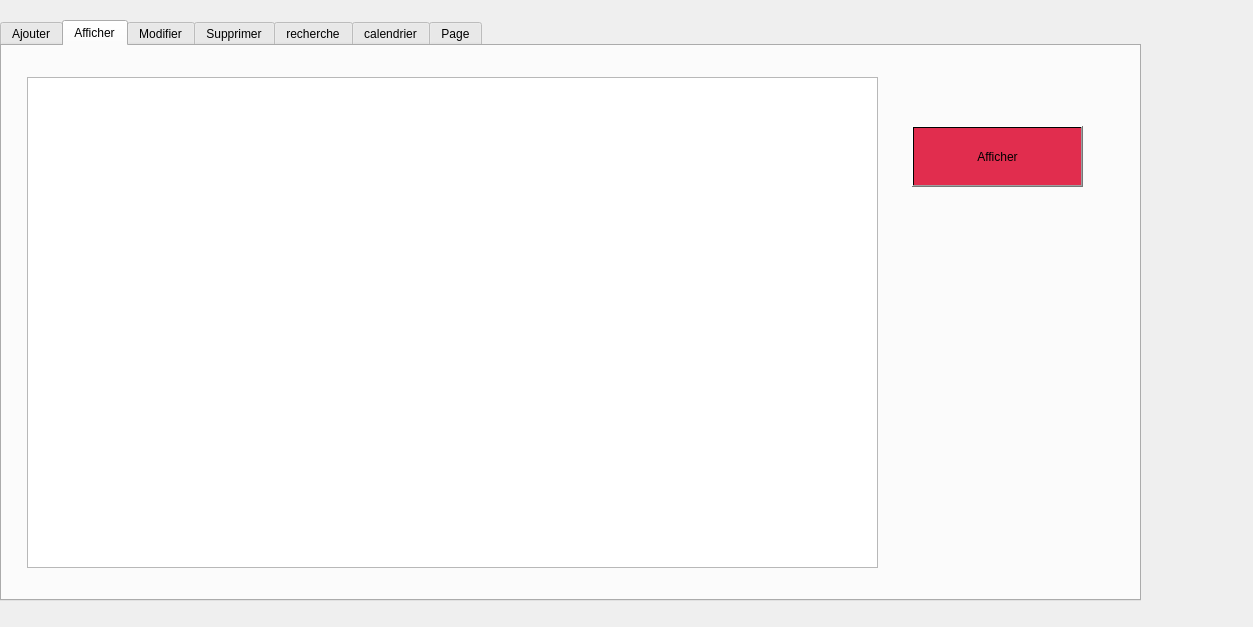
<?xml version="1.0" encoding="UTF-8"?>
<ui version="4.0">
 <class>DialogAc</class>
 <widget class="QDialog" name="DialogAc">
  <property name="geometry">
   <rect>
    <x>0</x>
    <y>0</y>
    <width>1253</width>
    <height>627</height>
   </rect>
  </property>
  <property name="windowTitle">
   <string>Dialog</string>
  </property>
  <widget class="QTabWidget" name="tabWidget">
   <property name="geometry">
    <rect>
     <x>0</x>
     <y>20</y>
     <width>1141</width>
     <height>581</height>
    </rect>
   </property>
   <property name="currentIndex">
    <number>1</number>
   </property>
   <widget class="QWidget" name="tab">
    <attribute name="title">
     <string>Ajouter</string>
    </attribute>
    <widget class="QLabel" name="label">
     <property name="geometry">
      <rect>
       <x>310</x>
       <y>160</y>
       <width>81</width>
       <height>21</height>
      </rect>
     </property>
     <property name="styleSheet">
      <string notr="true">font: 87 8pt &quot;Segoe UI Black&quot;;
</string>
     </property>
     <property name="text">
      <string>ID</string>
     </property>
    </widget>
    <widget class="QLabel" name="label_2">
     <property name="geometry">
      <rect>
       <x>310</x>
       <y>210</y>
       <width>111</width>
       <height>16</height>
      </rect>
     </property>
     <property name="styleSheet">
      <string notr="true">font: 87 8pt &quot;Segoe UI Black&quot;;
</string>
     </property>
     <property name="text">
      <string>Nom de l'activite</string>
     </property>
    </widget>
    <widget class="QLabel" name="label_3">
     <property name="geometry">
      <rect>
       <x>310</x>
       <y>260</y>
       <width>81</width>
       <height>16</height>
      </rect>
     </property>
     <property name="styleSheet">
      <string notr="true">font: 87 8pt &quot;Segoe UI Black&quot;;
</string>
     </property>
     <property name="text">
      <string>Domaine</string>
     </property>
    </widget>
    <widget class="QLineEdit" name="le_idAc">
     <property name="geometry">
      <rect>
       <x>460</x>
       <y>150</y>
       <width>161</width>
       <height>31</height>
      </rect>
     </property>
    </widget>
    <widget class="QLineEdit" name="le_nomAc">
     <property name="geometry">
      <rect>
       <x>460</x>
       <y>200</y>
       <width>161</width>
       <height>31</height>
      </rect>
     </property>
    </widget>
    <widget class="QPushButton" name="ajouter">
     <property name="geometry">
      <rect>
       <x>800</x>
       <y>180</y>
       <width>191</width>
       <height>61</height>
      </rect>
     </property>
     <property name="styleSheet">
      <string notr="true">font: 87 8pt &quot;Segoe UI Black&quot;;
border-color: rgb(197, 39, 68);
background-color: qlineargradient(spread:pad, x1:0, y1:0, x2:1, y2:1, stop:1 rgba(225, 45, 78));
border-color: qlineargradient(spread:pad, x1:0, y1:0, x2:1, y2:1, stop:1 rgba(217, 29, 81, 255));
selection-color: rgb(225, 22, 69);
selection-background-color: rgb(225, 6, 57);</string>
     </property>
     <property name="text">
      <string>Ajouter</string>
     </property>
    </widget>
    <widget class="QComboBox" name="comboBoxAc">
     <property name="geometry">
      <rect>
       <x>460</x>
       <y>260</y>
       <width>161</width>
       <height>31</height>
      </rect>
     </property>
    </widget>
    <widget class="QLabel" name="label_8">
     <property name="geometry">
      <rect>
       <x>-60</x>
       <y>10</y>
       <width>1201</width>
       <height>771</height>
      </rect>
     </property>
     <property name="text">
      <string/>
     </property>
     <property name="pixmap">
      <pixmap>../ATELIE~1/JOUETS~1.JPG</pixmap>
     </property>
    </widget>
    <widget class="QDateTimeEdit" name="dateTimeDebut">
     <property name="geometry">
      <rect>
       <x>470</x>
       <y>320</y>
       <width>194</width>
       <height>22</height>
      </rect>
     </property>
    </widget>
    <widget class="QDateTimeEdit" name="dateTimeFin">
     <property name="geometry">
      <rect>
       <x>470</x>
       <y>380</y>
       <width>194</width>
       <height>22</height>
      </rect>
     </property>
    </widget>
    <widget class="QLabel" name="label_13">
     <property name="geometry">
      <rect>
       <x>310</x>
       <y>325</y>
       <width>91</width>
       <height>21</height>
      </rect>
     </property>
     <property name="styleSheet">
      <string notr="true">font: 87 8pt &quot;Segoe UI Black&quot;;
</string>
     </property>
     <property name="text">
      <string>date debut </string>
     </property>
    </widget>
    <widget class="QLabel" name="label_14">
     <property name="geometry">
      <rect>
       <x>310</x>
       <y>380</y>
       <width>101</width>
       <height>20</height>
      </rect>
     </property>
     <property name="styleSheet">
      <string notr="true">font: 87 8pt &quot;Segoe UI Black&quot;;
</string>
     </property>
     <property name="text">
      <string>date fin</string>
     </property>
    </widget>
    <zorder>label_8</zorder>
    <zorder>label</zorder>
    <zorder>label_2</zorder>
    <zorder>label_3</zorder>
    <zorder>le_idAc</zorder>
    <zorder>le_nomAc</zorder>
    <zorder>ajouter</zorder>
    <zorder>comboBoxAc</zorder>
    <zorder>dateTimeDebut</zorder>
    <zorder>dateTimeFin</zorder>
    <zorder>label_13</zorder>
    <zorder>label_14</zorder>
   </widget>
   <widget class="QWidget" name="tab_2">
    <attribute name="title">
     <string>Afficher</string>
    </attribute>
    <widget class="QTableView" name="tableac">
     <property name="geometry">
      <rect>
       <x>25</x>
       <y>31</y>
       <width>851</width>
       <height>491</height>
      </rect>
     </property>
    </widget>
    <widget class="QPushButton" name="btnAfficher">
     <property name="geometry">
      <rect>
       <x>910</x>
       <y>80</y>
       <width>171</width>
       <height>61</height>
      </rect>
     </property>
     <property name="styleSheet">
      <string notr="true">font: 87 8pt &quot;Segoe UI Black&quot;;
border-color: rgb(197, 39, 68);
background-color: qlineargradient(spread:pad, x1:0, y1:0, x2:1, y2:1, stop:1 rgba(225, 45, 78));
border-color: qlineargradient(spread:pad, x1:0, y1:0, x2:1, y2:1, stop:1 rgba(217, 29, 81, 255));
selection-color: rgb(225, 22, 69);
selection-background-color: rgb(225, 6, 57);</string>
     </property>
     <property name="text">
      <string>Afficher</string>
     </property>
    </widget>
    <widget class="QLabel" name="label_9">
     <property name="geometry">
      <rect>
       <x>-90</x>
       <y>10</y>
       <width>1231</width>
       <height>611</height>
      </rect>
     </property>
     <property name="text">
      <string/>
     </property>
     <property name="pixmap">
      <pixmap>../ATELIE~1/JOUETS~1.JPG</pixmap>
     </property>
    </widget>
    <zorder>label_9</zorder>
    <zorder>tableac</zorder>
    <zorder>btnAfficher</zorder>
   </widget>
   <widget class="QWidget" name="tab_3">
    <attribute name="title">
     <string>Modifier</string>
    </attribute>
    <widget class="QLabel" name="label_4">
     <property name="geometry">
      <rect>
       <x>300</x>
       <y>170</y>
       <width>71</width>
       <height>21</height>
      </rect>
     </property>
     <property name="styleSheet">
      <string notr="true">font: 87 8pt &quot;Segoe UI Black&quot;;
</string>
     </property>
     <property name="text">
      <string>ID</string>
     </property>
    </widget>
    <widget class="QLabel" name="label_5">
     <property name="geometry">
      <rect>
       <x>290</x>
       <y>240</y>
       <width>131</width>
       <height>21</height>
      </rect>
     </property>
     <property name="styleSheet">
      <string notr="true">font: 87 8pt &quot;Segoe UI Black&quot;;
</string>
     </property>
     <property name="text">
      <string>Nom de l'activite</string>
     </property>
    </widget>
    <widget class="QLabel" name="label_6">
     <property name="geometry">
      <rect>
       <x>290</x>
       <y>300</y>
       <width>71</width>
       <height>20</height>
      </rect>
     </property>
     <property name="styleSheet">
      <string notr="true">font: 87 8pt &quot;Segoe UI Black&quot;;
</string>
     </property>
     <property name="text">
      <string>Domaine</string>
     </property>
    </widget>
    <widget class="QLineEdit" name="modifacid">
     <property name="geometry">
      <rect>
       <x>440</x>
       <y>161</y>
       <width>181</width>
       <height>31</height>
      </rect>
     </property>
    </widget>
    <widget class="QLineEdit" name="modifacnom">
     <property name="geometry">
      <rect>
       <x>440</x>
       <y>230</y>
       <width>181</width>
       <height>31</height>
      </rect>
     </property>
    </widget>
    <widget class="QComboBox" name="comboBoxmodifdomaine">
     <property name="geometry">
      <rect>
       <x>440</x>
       <y>290</y>
       <width>181</width>
       <height>31</height>
      </rect>
     </property>
    </widget>
    <widget class="QPushButton" name="btnmodifAc">
     <property name="geometry">
      <rect>
       <x>750</x>
       <y>220</y>
       <width>171</width>
       <height>51</height>
      </rect>
     </property>
     <property name="styleSheet">
      <string notr="true">font: 87 8pt &quot;Segoe UI Black&quot;;
border-color: rgb(197, 39, 68);
background-color: qlineargradient(spread:pad, x1:0, y1:0, x2:1, y2:1, stop:1 rgba(225, 45, 78));
border-color: qlineargradient(spread:pad, x1:0, y1:0, x2:1, y2:1, stop:1 rgba(217, 29, 81, 255));
selection-color: rgb(225, 22, 69);
selection-background-color: rgb(225, 6, 57);</string>
     </property>
     <property name="text">
      <string>Modifier</string>
     </property>
    </widget>
    <widget class="QLabel" name="label_10">
     <property name="geometry">
      <rect>
       <x>-50</x>
       <y>0</y>
       <width>1171</width>
       <height>671</height>
      </rect>
     </property>
     <property name="text">
      <string/>
     </property>
     <property name="pixmap">
      <pixmap>../ATELIE~1/JOUETS~1.JPG</pixmap>
     </property>
    </widget>
    <widget class="QLabel" name="label_15">
     <property name="geometry">
      <rect>
       <x>300</x>
       <y>360</y>
       <width>81</width>
       <height>16</height>
      </rect>
     </property>
     <property name="styleSheet">
      <string notr="true">font: 87 8pt &quot;Segoe UI Black&quot;;
</string>
     </property>
     <property name="text">
      <string>Date Debut</string>
     </property>
    </widget>
    <widget class="QLabel" name="label_16">
     <property name="geometry">
      <rect>
       <x>300</x>
       <y>420</y>
       <width>81</width>
       <height>16</height>
      </rect>
     </property>
     <property name="styleSheet">
      <string notr="true">font: 87 8pt &quot;Segoe UI Black&quot;;
</string>
     </property>
     <property name="text">
      <string>Date Fin</string>
     </property>
    </widget>
    <widget class="QDateTimeEdit" name="ModdateTimeDebut">
     <property name="geometry">
      <rect>
       <x>450</x>
       <y>360</y>
       <width>194</width>
       <height>22</height>
      </rect>
     </property>
    </widget>
    <widget class="QDateTimeEdit" name="ModdateTimeFin">
     <property name="geometry">
      <rect>
       <x>450</x>
       <y>420</y>
       <width>194</width>
       <height>22</height>
      </rect>
     </property>
    </widget>
    <zorder>label_10</zorder>
    <zorder>label_4</zorder>
    <zorder>label_5</zorder>
    <zorder>label_6</zorder>
    <zorder>modifacid</zorder>
    <zorder>modifacnom</zorder>
    <zorder>comboBoxmodifdomaine</zorder>
    <zorder>btnmodifAc</zorder>
    <zorder>label_15</zorder>
    <zorder>label_16</zorder>
    <zorder>ModdateTimeDebut</zorder>
    <zorder>ModdateTimeFin</zorder>
   </widget>
   <widget class="QWidget" name="tab_4">
    <attribute name="title">
     <string>Supprimer</string>
    </attribute>
    <widget class="QLabel" name="label_7">
     <property name="geometry">
      <rect>
       <x>330</x>
       <y>190</y>
       <width>211</width>
       <height>41</height>
      </rect>
     </property>
     <property name="styleSheet">
      <string notr="true">font: 87 8pt &quot;Segoe UI Black&quot;;
</string>
     </property>
     <property name="text">
      <string>ID Activite</string>
     </property>
    </widget>
    <widget class="QLineEdit" name="suppAc">
     <property name="geometry">
      <rect>
       <x>510</x>
       <y>190</y>
       <width>251</width>
       <height>41</height>
      </rect>
     </property>
    </widget>
    <widget class="QPushButton" name="btnsupAc">
     <property name="geometry">
      <rect>
       <x>770</x>
       <y>290</y>
       <width>171</width>
       <height>51</height>
      </rect>
     </property>
     <property name="styleSheet">
      <string notr="true">font: 87 8pt &quot;Segoe UI Black&quot;;
border-color: rgb(197, 39, 68);
background-color: qlineargradient(spread:pad, x1:0, y1:0, x2:1, y2:1, stop:1 rgba(225, 45, 78));
border-color: qlineargradient(spread:pad, x1:0, y1:0, x2:1, y2:1, stop:1 rgba(217, 29, 81, 255));
selection-color: rgb(225, 22, 69);
selection-background-color: rgb(225, 6, 57);</string>
     </property>
     <property name="text">
      <string>Supprimer</string>
     </property>
    </widget>
    <widget class="QLabel" name="label_11">
     <property name="geometry">
      <rect>
       <x>5</x>
       <y>10</y>
       <width>1111</width>
       <height>801</height>
      </rect>
     </property>
     <property name="text">
      <string/>
     </property>
     <property name="pixmap">
      <pixmap>../ATELIE~1/JOUETS~1.JPG</pixmap>
     </property>
    </widget>
    <zorder>label_11</zorder>
    <zorder>label_7</zorder>
    <zorder>suppAc</zorder>
    <zorder>btnsupAc</zorder>
   </widget>
   <widget class="QWidget" name="tab_5">
    <attribute name="title">
     <string>recherche</string>
    </attribute>
    <widget class="QTableView" name="rechAc">
     <property name="geometry">
      <rect>
       <x>40</x>
       <y>110</y>
       <width>1091</width>
       <height>441</height>
      </rect>
     </property>
    </widget>
    <widget class="QLineEdit" name="rechAc_2">
     <property name="geometry">
      <rect>
       <x>70</x>
       <y>40</y>
       <width>211</width>
       <height>41</height>
      </rect>
     </property>
    </widget>
    <widget class="QPushButton" name="rechercheAc">
     <property name="geometry">
      <rect>
       <x>340</x>
       <y>40</y>
       <width>121</width>
       <height>41</height>
      </rect>
     </property>
     <property name="styleSheet">
      <string notr="true">font: 87 8pt &quot;Segoe UI Black&quot;;
border-color: rgb(197, 39, 68);
background-color: qlineargradient(spread:pad, x1:0, y1:0, x2:1, y2:1, stop:1 rgba(225, 45, 78));
border-color: qlineargradient(spread:pad, x1:0, y1:0, x2:1, y2:1, stop:1 rgba(217, 29, 81, 255));
selection-color: rgb(225, 22, 69);
selection-background-color: rgb(225, 6, 57);</string>
     </property>
     <property name="text">
      <string>Recherche</string>
     </property>
    </widget>
    <widget class="QPushButton" name="triNom">
     <property name="geometry">
      <rect>
       <x>510</x>
       <y>40</y>
       <width>151</width>
       <height>41</height>
      </rect>
     </property>
     <property name="styleSheet">
      <string notr="true">font: 87 8pt &quot;Segoe UI Black&quot;;
border-color: rgb(197, 39, 68);
background-color: qlineargradient(spread:pad, x1:0, y1:0, x2:1, y2:1, stop:1 rgba(225, 45, 78));
border-color: qlineargradient(spread:pad, x1:0, y1:0, x2:1, y2:1, stop:1 rgba(217, 29, 81, 255));
selection-color: rgb(225, 22, 69);
selection-background-color: rgb(225, 6, 57);</string>
     </property>
     <property name="text">
      <string>Nom</string>
     </property>
    </widget>
    <widget class="QPushButton" name="triD">
     <property name="geometry">
      <rect>
       <x>680</x>
       <y>40</y>
       <width>151</width>
       <height>41</height>
      </rect>
     </property>
     <property name="styleSheet">
      <string notr="true">font: 87 8pt &quot;Segoe UI Black&quot;;
border-color: rgb(197, 39, 68);
background-color: qlineargradient(spread:pad, x1:0, y1:0, x2:1, y2:1, stop:1 rgba(225, 45, 78));
border-color: qlineargradient(spread:pad, x1:0, y1:0, x2:1, y2:1, stop:1 rgba(217, 29, 81, 255));
selection-color: rgb(225, 22, 69);
selection-background-color: rgb(225, 6, 57);</string>
     </property>
     <property name="text">
      <string>Domaine</string>
     </property>
    </widget>
    <widget class="QPushButton" name="triId">
     <property name="geometry">
      <rect>
       <x>850</x>
       <y>40</y>
       <width>151</width>
       <height>41</height>
      </rect>
     </property>
     <property name="styleSheet">
      <string notr="true">font: 87 8pt &quot;Segoe UI Black&quot;;
border-color: rgb(197, 39, 68);
background-color: qlineargradient(spread:pad, x1:0, y1:0, x2:1, y2:1, stop:1 rgba(225, 45, 78));
border-color: qlineargradient(spread:pad, x1:0, y1:0, x2:1, y2:1, stop:1 rgba(217, 29, 81, 255));
selection-color: rgb(225, 22, 69);
selection-background-color: rgb(225, 6, 57);</string>
     </property>
     <property name="text">
      <string>id</string>
     </property>
    </widget>
    <widget class="QLabel" name="label_12">
     <property name="geometry">
      <rect>
       <x>-30</x>
       <y>10</y>
       <width>1211</width>
       <height>561</height>
      </rect>
     </property>
     <property name="text">
      <string/>
     </property>
     <property name="pixmap">
      <pixmap>../ATELIE~1/JOUETS~1.JPG</pixmap>
     </property>
    </widget>
    <zorder>label_12</zorder>
    <zorder>rechAc</zorder>
    <zorder>rechAc_2</zorder>
    <zorder>rechercheAc</zorder>
    <zorder>triNom</zorder>
    <zorder>triD</zorder>
    <zorder>triId</zorder>
   </widget>
   <widget class="QWidget" name="tab_6">
    <attribute name="title">
     <string>calendrier</string>
    </attribute>
    <widget class="QCalendarWidget" name="calendarWidget">
     <property name="geometry">
      <rect>
       <x>20</x>
       <y>50</y>
       <width>471</width>
       <height>421</height>
      </rect>
     </property>
    </widget>
    <widget class="QTableView" name="tableCal">
     <property name="geometry">
      <rect>
       <x>550</x>
       <y>60</y>
       <width>561</width>
       <height>451</height>
      </rect>
     </property>
    </widget>
    <widget class="QLabel" name="label_17">
     <property name="geometry">
      <rect>
       <x>-110</x>
       <y>20</y>
       <width>1221</width>
       <height>631</height>
      </rect>
     </property>
     <property name="text">
      <string/>
     </property>
     <property name="pixmap">
      <pixmap>../ATELIE~1/JOUETS~1.JPG</pixmap>
     </property>
    </widget>
    <zorder>label_17</zorder>
    <zorder>calendarWidget</zorder>
    <zorder>tableCal</zorder>
   </widget>
   <widget class="QWidget" name="tab_7">
    <attribute name="title">
     <string>Page</string>
    </attribute>
   </widget>
  </widget>
 </widget>
 <resources/>
 <connections/>
</ui>
